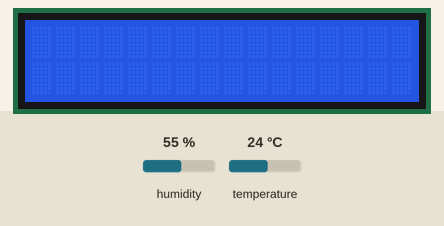
Recording of a sketch running on a simulated Arduino Uno, built with avr-gcc and run on an emulated ATmega328P. Parts: 16×2 character LCD. The inputs (shaded band) are chosen by the test bench; at power-on: humidity 55 %, temperature 24 °C. What the sketch prints to the serial monitor is not drawn.

Above: at 1.2 s.
1.3 s: humidity set to 22 %
At 11.0 s:
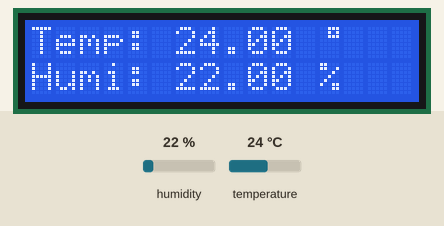
16.3 s: temperature set to 12 °C
At 21.4 s:
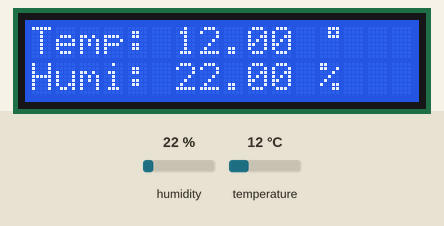
31.3 s: humidity set to 40 %
At 40.9 s:
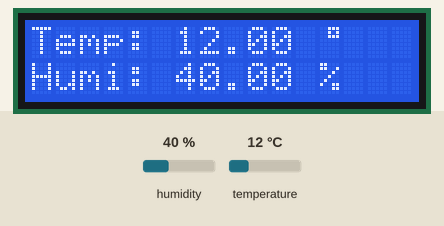
46.3 s: temperature set to 19 °C
At 51.3 s:
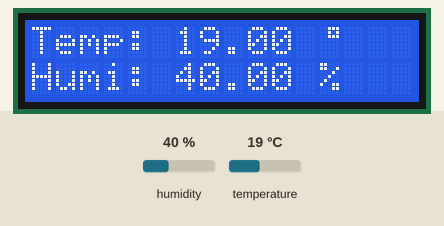
Timing chart, 0 to 52.8 s (numbered marks = the images above; inputs shaded):
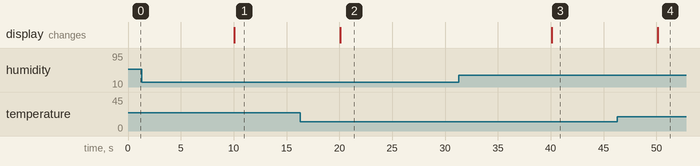

The sketch:

exemple_code.ino
```cpp
#include <Wire.h>
#include <Adafruit_Sensor.h>
#include <DHT.h>
#include <DHT_U.h>
#include <LiquidCrystal.h>
#define DHTTYPE DHT22
#define DHTPIN 8 // DATA DHT sensor.

DHT_Unified dht(DHTPIN, DHTTYPE);
uint32_t delayMS;
LiquidCrystal lcd(2, 3, 4, 5, 6, 7); //PIN LCD
//DEGRES "°"
byte degre[8] = {
  0b00111,
  0b00101,
  0b00111,
  0b00000,
  0b00000,
  0b00000,
  0b00000,
  0b00000
};

void setup()
{
 Serial.begin(9600);
 lcd.begin(16, 2);
 lcd.createChar(1, degre);
 dht.begin();// Initialize

 // Print temperature
 sensor_t sensor;
 dht.temperature().getSensor(&sensor);

 // Print humidity
 dht.humidity().getSensor(&sensor);

 // Set delay between sensor readings
 delayMS = 10000;

}

void loop()
{
 lcd.setCursor(16, 0);
 // Delay
 delay(delayMS);
 // Get temperature
 sensors_event_t event;
 dht.temperature().getEvent(&event);
 if (isnan(event.temperature))
 {
 Serial.println("Error reading temperature!");
 }
 else
 {
 lcd.setCursor(0, 0);
 Serial.print("Temp: ");
 Serial.print(event.temperature);
 lcd.print("Temp: ");
 lcd.print(event.temperature);
   lcd.setCursor(12, 0);
 lcd.write(1);
 }
 // Get humidity
 dht.humidity().getEvent(&event);
 if (isnan(event.relative_humidity))
 {
 Serial.println("Error reading humidity!");
 }
 else
 {
   lcd.setCursor(0, 1);
 Serial.print("Humi: ");
 Serial.print(event.relative_humidity);
 Serial.println("%");
 lcd.print("Humi: ");
  lcd.setCursor(6, 1);
 lcd.print(event.relative_humidity);
 lcd.print(" %");
 }
}
```

Measured:
- after the input at 1.3 s, the display: changes after 8.8 s (image 1)
- after the input at 16.3 s, the display: changes after 3.8 s (image 2)
- after the input at 31.3 s, the display: changes after 8.8 s (image 3)
- after the input at 46.3 s, the display: changes after 3.8 s (image 4)
